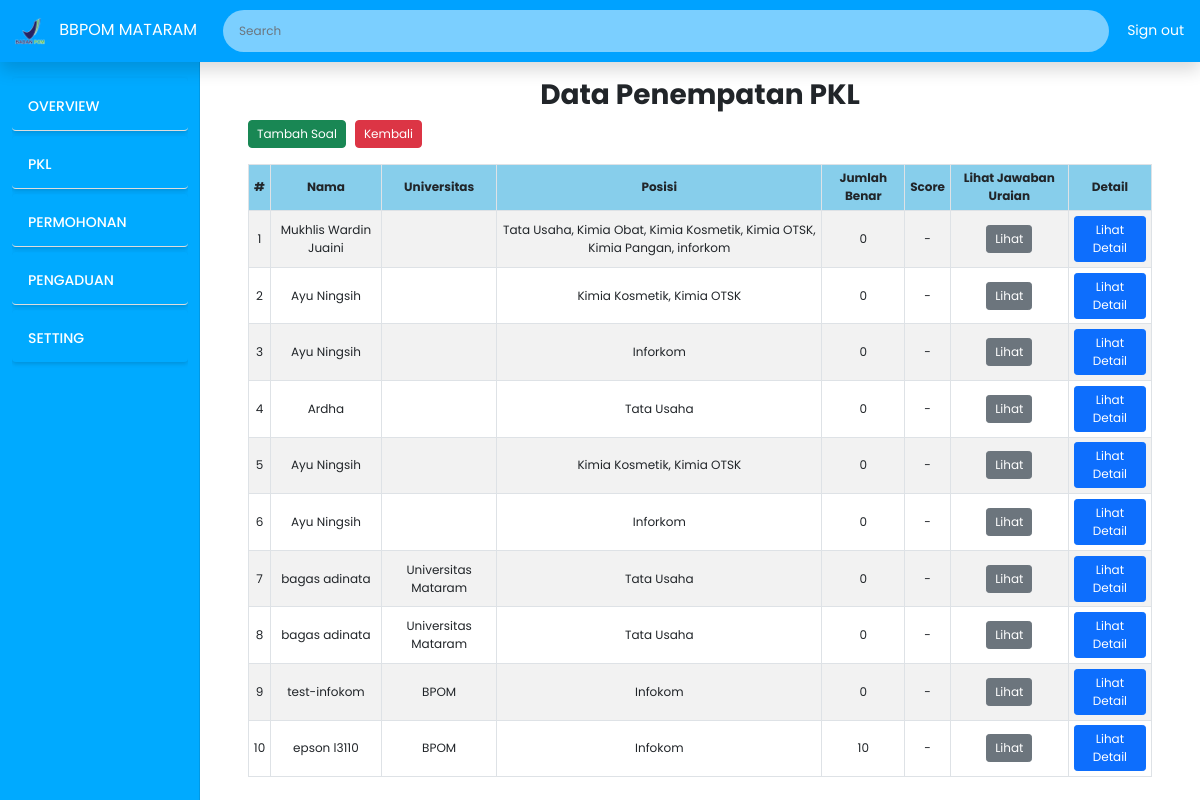
The app's page /admin_pkl_kuis_hasil.php (signed in) with its own data.
### tables this page shows
CREATE TABLE `pengajuan_pkl` (
  `id_pengajuan` int(11) NOT NULL,
  `nama` varchar(50) NOT NULL,
  `email` varchar(30) NOT NULL,
  `phone` varchar(20) NOT NULL,
  `university` varchar(35) NOT NULL,
  `department` varchar(50) NOT NULL,
  `nim` varchar(50) DEFAULT NULL,
  `posisi` varchar(100) NOT NULL,
  `periode` varchar(50) NOT NULL,
  `surat` varchar(70) NOT NULL,
  `proposal` varchar(70) NOT NULL,
  `status` varchar(30) DEFAULT NULL,
  `surat_balasan` varchar(100) DEFAULT NULL,
  `tanggal_pengajuan` timestamp NOT NULL DEFAULT current_timestamp(),
  `penempatan` varchar(50) DEFAULT NULL,
  `laporan_akhir` text DEFAULT NULL,
  `sertifikat` text DEFAULT NULL
);

CREATE TABLE `users` (
  `id` int(6) NOT NULL,
  `nama` varchar(50) NOT NULL,
  `email` varchar(50) NOT NULL,
  `universitas` varchar(255) DEFAULT NULL,
  `no_hp` varchar(20) NOT NULL,
  `password` text NOT NULL,
  `status` varchar(20) DEFAULT NULL,
  `foto` text NOT NULL
);

### admin_pkl_kuis_hasil.php (the view, shortened to what this page needs)
<?php
include('koneksi.php');
?>
<!DOCTYPE html>
<html lang="en">
<head>
    <link rel="stylesheet" href="https://cdn.jsdelivr.net/npm/sweetalert2@11/dist/sweetalert2.min.css">
    <link href="https://cdn.jsdelivr.net/npm/bootstrap@5.0.2/dist/css/bootstrap.min.css" rel="stylesheet"
>
    <link rel="stylesheet" href="Asset/CSS/custom2.css">
</head>
<body>
    <?php include 'header_admin.php'; ?>
    <div class="container-fluid">
        <div class="row">
        <?php include('sidebar_admin.php'); ?>
            <div class="col-md-9 ms-sm-auto col-lg-10 px-md-4 main-content">
                <div class="container mt-2">
                    <div class="text-center">
                        <h3 class="fw-bold">Data Penempatan PKL</h3>
                    </div>
                    <div class="d-flex justify-content-start mb-3">
                        <a href="function/TambahSoalKuis.php" class="btn btn-success">Tambah Soal</a>
                        <button class="btn btn-danger" onclick="history.back()" style="margin-left:1%">Kembali</button>
                    </div>
                    <div class="table-responsive">
                        <table class="table table-bordered table-striped table-hover text-center">
                            <thead class="table" style="background-color: skyblue;">
                                <tr>
                                    <th>#</th>
                                    <th>Nama</th>
                                    <th>Universitas</th>
                                    <th>Posisi</th>
                                    <th>Jumlah Benar</th>
                                    <th>Score</th>
                                    <th>Lihat Jawaban Uraian</th>
                                    <th>Detail</th>
                                </tr>
                            </thead>
                            <tbody>
                            <?php
$sql2 = "
    SELECT pengajuan_pkl.*, users.universitas
    FROM pengajuan_pkl
    LEFT JOIN users
    ON pengajuan_pkl.nama = users.nama
    WHERE pengajuan_pkl.status = 'Pending' OR pengajuan_pkl.status = 'Diterima'
";
$result2 = mysqli_query($conn, $sql2);
$no = 1;
while ($row2 = mysqli_fetch_assoc($result2)) {
    $sql = "SELECT COUNT(*) as jumlah FROM hasil_kuis WHERE nama = '{$row2['nama']}' AND is_correct = 1";
    $result = mysqli_query($conn, $sql);
    $nilai = mysqli_fetch_assoc($result)['jumlah'] ?? 0;
    $modal_ganda_id = "modal_ganda_" . $no;
    $modal_uraian_id = "modal_uraian_" . $no;
    echo "<tr>";
    echo "<td>{$no}</td>";
    echo "<td>{$row2['nama']}</td>";
    echo "<td>{$row2['universitas']}</td>";
    echo "<td>{$row2['posisi']}</td>";
    echo "<td>{$nilai}</td>";
    echo "<td>-</td>";
    echo "<td><button class='btn btn-secondary btn-sm' data-bs-toggle='modal' data-bs-target='#{$modal_uraian_id}'>Lihat</button></td>";
    echo "<td>
            <button class='btn btn-primary btn-sm' data-bs-toggle='modal' data-bs-target='#{$modal_ganda_id}'>Lihat Detail</button>
          </td>";
    echo "</tr>";
?>
<?php
    $no++;
}
?>
                            </tbody>
                        </table>
                    </div>
                </div>
            </div>
        </div>
    </div>
</body>
</html>

### Asset/CSS/custom2.css (style rules this page uses)
body { font-size: 0.875rem; margin: 0; padding: 0; font-family: 'Poppins', sans-serif; }
.text-center { font-size: 20px; }
.main-content { padding-top: 70px; padding-left: 250px; }
.table { font-size: 0.75rem; }
.table th, .table td { padding: 0.3rem; vertical-align: middle; }
.btn { font-size: 0.75rem; padding: 0.25rem 0.5rem; }

### records on screen
pengajuan_pkl: nama "Mukhlis Wardin Juaini", posisi "Tata Usaha, Kimia Obat, Kimia Kosmetik, Kimia OTSK, Kimia Pangan, inforkom", nilai "0"
pengajuan_pkl: nama "Ayu Ningsih", posisi "Kimia Kosmetik, Kimia OTSK", nilai "0"
pengajuan_pkl: nama "Ayu Ningsih", posisi "Inforkom", nilai "0"
pengajuan_pkl: nama "Ardha", posisi "Tata Usaha", nilai "0"
pengajuan_pkl: nama "bagas adinata", users.universitas "Universitas Mataram", posisi "Tata Usaha", nilai "0"
pengajuan_pkl: nama "test-infokom", users.universitas "BPOM", posisi "Infokom", nilai "0"
pengajuan_pkl: nama "epson l3110", users.universitas "BPOM", posisi "Infokom", nilai "10"

### other values on screen
$item['title'] "OVERVIEW"
$item['title'] "PKL"
$item['title'] "PERMOHONAN"
$item['title'] "PENGADUAN"
$item['title'] "SETTING"
